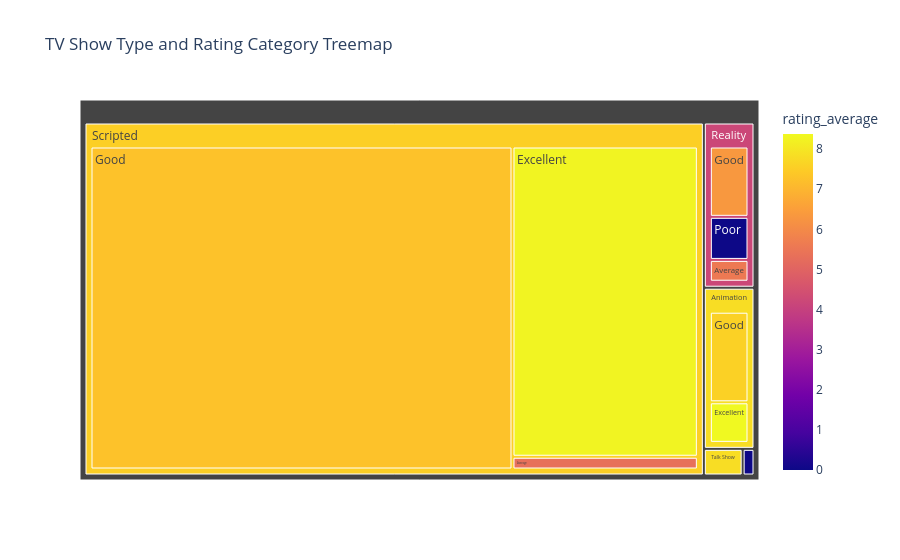

This figure's notebook cell:
### Markdown cell above
### CHART 4 — TREEMAP (NEW CHART TYPE)

Hierarchical Distribution of Shows

### Code cell
fig4 = px.treemap(
    df,
    path=["type", "rating_category"],
    values="summary_word_count",
    color="rating_average",

    hover_data=[
        "language",
        "show_duration_years"
    ],

    title="TV Show Type and Rating Category Treemap"
)

fig4.write_html("interactive_treemap.html")

fig4.show()

### Figure 1 — Plotly figure (JSON) as saved in the notebook; plotly's stock layout.template omitted (floating-point values rounded to 4 significant figures)
{"data": [{"branchvalues": "total", "customdata": [["English", "(?)", 7.277], ["English", "(?)", 8.28], ["English", "(?)", 6.338], ["(?)", "(?)", 7.587], ["(?)", "(?)", 8.376], ["English", "15.0", 5.594], ["English", "(?)", 5.324], ["English", "0.0", 0], ["English", "(?)", 7.584], ["English", "0.0", 0], ["English", "16.0", 8], ["English", "(?)", 7.547], ["English", "(?)", 4.199], ["(?)", "(?)", 7.831], ["English", "(?)", 7.812], ["English", "0.0", 0]], "domain": {"x": [0, 1], "y": [0, 1]}, "hovertemplate": "labels=%{label}<br>summary_word_count=%{value}<br>parent=%{parent}<br>id=%{id}<br>language=%{customdata[0]}<br>show_duration_years=%{customdata[1]}<br>rating_average=%{color}<extra></extra>", "ids": ["Scripted/Good", "Scripted/Excellent", "Reality/Good", "Animation/Good", "Animation/Excellent", "Reality/Average", "Scripted/Average", "Reality/Poor", "Talk Show/Good", "Documentary/Poor", "Talk Show/Excellent", "Scripted", "Reality", "Animation", "Talk Show", "Documentary"], "labels": ["Good", "Excellent", "Good", "Good", "Excellent", "Average", "Average", "Poor", "Good", "Poor", "Excellent", "Scripted", "Reality", "Animation", "Talk Show", "Documentary"], "marker": {"coloraxis": "coloraxis", "colors": [7.277, 8.28, 6.338, 7.587, 8.376, 5.594, 5.324, 0.0, 7.584, 0.0, 8.0, 7.547, 4.199, 7.831, 7.812, 0.0]}, "name": "", "parents": ["Scripted", "Scripted", "Reality", "Animation", "Animation", "Reality", "Scripted", "Reality", "Talk Show", "Documentary", "Talk Show", "", "", "", "", ""], "type": "treemap", "values": [13960.0, 5889.0, 400.0, 518.0, 232.0, 124.0, 242.0, 245.0, 43.0, 29.0, 52.0, 20090.0, 769.0, 750.0, 95.0, 29.0]}], "layout": {"coloraxis": {"colorbar": {"title": {"text": "rating_average"}}, "colorscale": [[0, "#0d0887"], [0.1111, "#46039f"], [0.2222, "#7201a8"], [0.3333, "#9c179e"], [0.4444, "#bd3786"], [0.5556, "#d8576b"], [0.6667, "#ed7953"], [0.7778, "#fb9f3a"], [0.8889, "#fdca26"], [1, "#f0f921"]]}, "legend": {"tracegroupgap": 0}, "title": {"text": "TV Show Type and Rating Category Treemap"}}}
